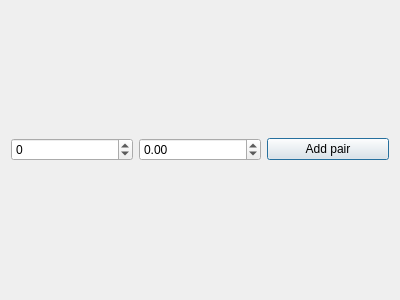
<?xml version="1.0" encoding="UTF-8"?>
<ui version="4.0">
 <class>QtToolTestApproximatorXyMainDialog</class>
 <widget class="QDialog" name="QtToolTestApproximatorXyMainDialog">
  <property name="geometry">
   <rect>
    <x>0</x>
    <y>0</y>
    <width>400</width>
    <height>300</height>
   </rect>
  </property>
  <property name="windowTitle">
   <string>TestApproximator</string>
  </property>
  <layout class="QVBoxLayout" name="verticalLayout">
   <item>
    <layout class="QHBoxLayout" name="horizontalLayout">
     <item>
      <widget class="QSpinBox" name="box_int_x">
       <property name="minimum">
        <number>-100</number>
       </property>
       <property name="maximum">
        <number>100</number>
       </property>
      </widget>
     </item>
     <item>
      <widget class="QDoubleSpinBox" name="box_double_y">
       <property name="minimum">
        <double>-100.000000000000000</double>
       </property>
       <property name="maximum">
        <double>100.000000000000000</double>
       </property>
      </widget>
     </item>
     <item>
      <widget class="QPushButton" name="button">
       <property name="text">
        <string>Add pair</string>
       </property>
      </widget>
     </item>
    </layout>
   </item>
  </layout>
 </widget>
 <resources/>
 <connections/>
</ui>
